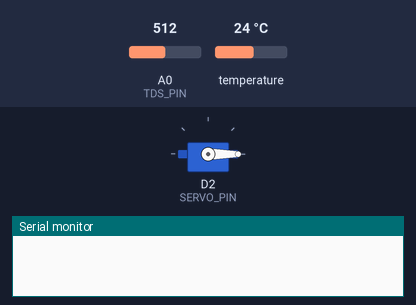
Bench run of a sketch on a simulated ESP8266 (NodeMCU). Shown: servo, the last lines printed to the serial monitor. The inputs (shaded band) are chosen by the test bench; at power-on: A0 (TDS_PIN) = 512, temperature 24 °C.

Above: at 0.05 s.
At 6.25 s:
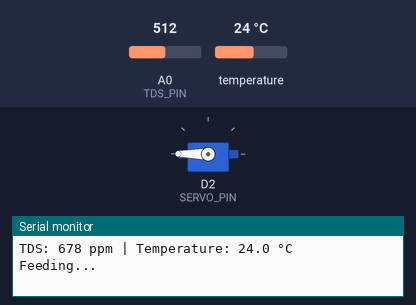
Timing chart, 0 to 21.8 s (numbered marks = the images above):
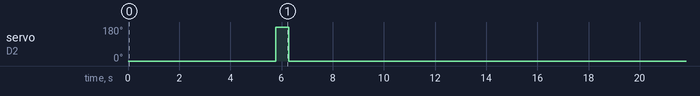

The sketch:

temp-tds-feeder.ino
```cpp
#include <Servo.h>
#include <OneWire.h>
#include <DallasTemperature.h>

#define TDS_PIN A0
#define TEMP_PIN D1
#define SERVO_PIN D2

const float ADC_REFERENCE = 3.3;
const float ADC_STEPS = 1024.0;
const unsigned long READ_DELAY_MS = 5000;
const unsigned long FEED_DELAY_MS = 10000;

Servo feederServo;
OneWire oneWire(TEMP_PIN);
DallasTemperature sensors(&oneWire);

float readTemperature() {
    sensors.requestTemperatures();
    return sensors.getTempCByIndex(0);
}

float readTds(float temperature) {
    float voltage = analogRead(TDS_PIN) * ADC_REFERENCE / ADC_STEPS;
    float compensated = voltage / (1.0 + 0.02 * (temperature - 25.0));
    return (133.42 * pow(compensated, 3) - 255.86 * pow(compensated, 2) + 857.39 * compensated) * 0.5;
}

void feed() {
    Serial.println("Feeding...");
    feederServo.write(180);
    delay(500);
    feederServo.write(0);
    delay(500);
    Serial.println("Feeding done");
}

void setup() {
    Serial.begin(115200);
    sensors.begin();
    feederServo.attach(SERVO_PIN);
    feederServo.write(0);
}

void loop() {
    float temperature = readTemperature();
    bool hasTemperature = temperature != DEVICE_DISCONNECTED_C;
    float tds = readTds(hasTemperature ? temperature : 25.0);

    Serial.print("TDS: ");
    Serial.print(tds, 0);
    Serial.print(" ppm | Temperature: ");
    if (hasTemperature) {
        Serial.print(temperature, 1);
        Serial.println(" °C");
    } else {
        Serial.println("sensor not found");
    }

    delay(READ_DELAY_MS);
    feed();
    delay(FEED_DELAY_MS);
}
```

Measured:
- by itself, servo on D2 (SERVO_PIN): alternates 180° for 0.50 s and 0° for 16.3 s
